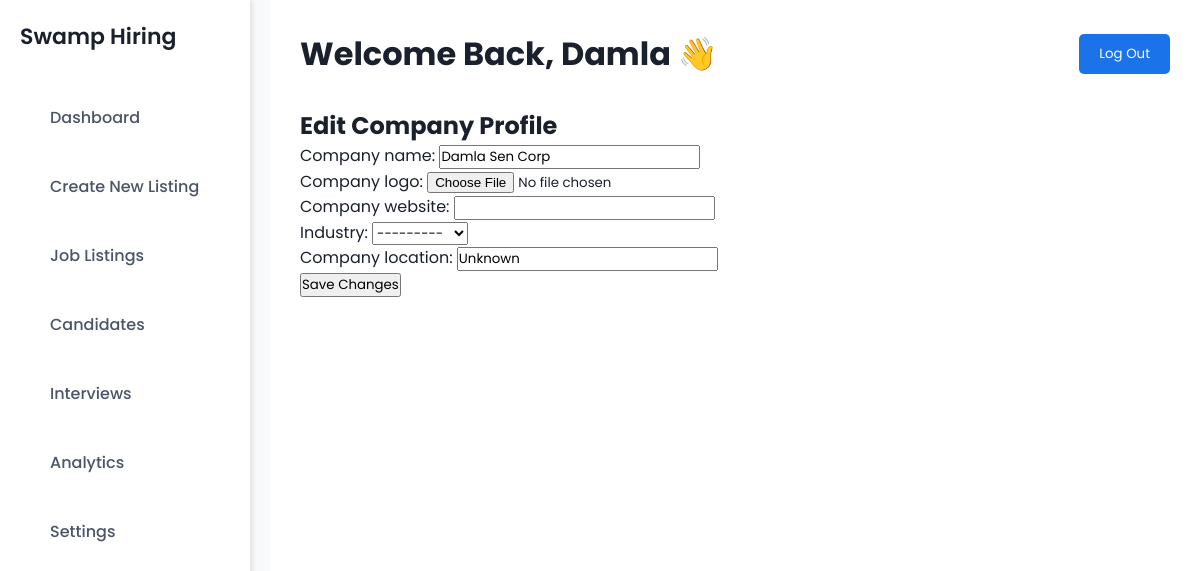
The page /settings/edit_profile/ (signed in) on the database as committed earlier.
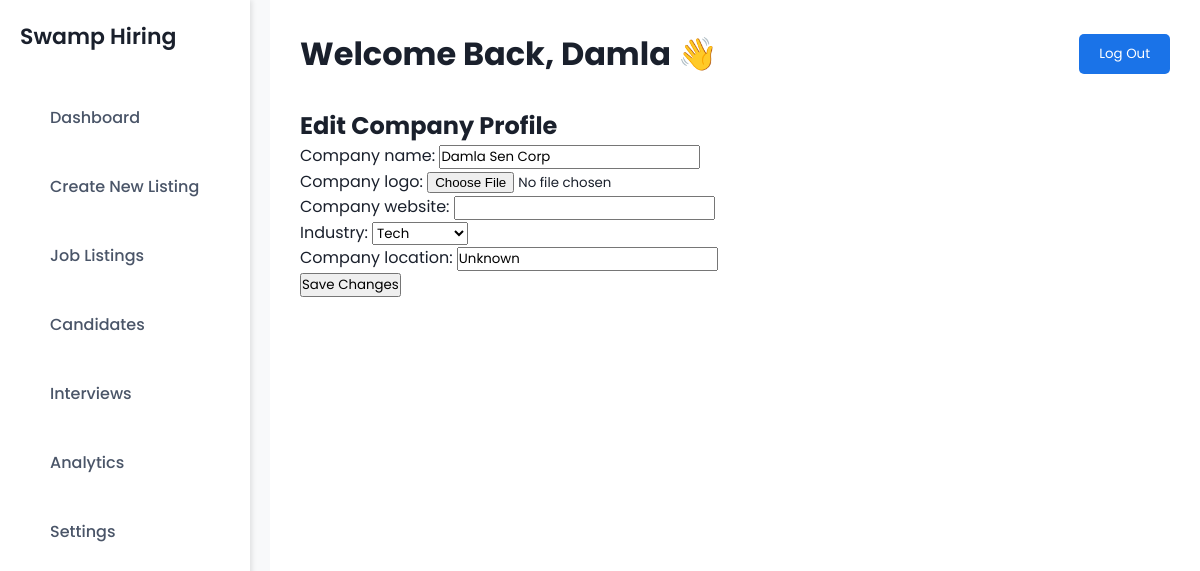
The same page on the database as committed later.
### tutorials/models/employer_models.py (models this page shows, shortened)
class Employer(models.Model):
    username = models.CharField(max_length=150, unique=True)  # ✅ Store username separately
    email = models.EmailField(unique=True)  # ✅ Store email separately
    company_name = models.CharField(max_length=255)
    company_website = models.URLField(blank=True, null=True)
    company_location = models.CharField(max_length=255)
    industry = models.CharField(max_length=100, choices=[
        ('Tech', 'Tech'), ('Finance', 'Finance'), ('Healthcare', 'Healthcare'),
        ('Education', 'Education'), ('Retail', 'Retail'), ('Other', 'Other')
    ])
    company_size = models.PositiveIntegerField(default=1)
    company_logo = models.ImageField(upload_to='company_logos/', blank=True, null=True)
    total_jobs_posted = models.PositiveIntegerField(default=0)
    total_applicants = models.PositiveIntegerField(default=0)
    recent_activity = models.DateTimeField(auto_now=True)
    is_verified = models.BooleanField(default=False)
    account_status = models.CharField(max_length=20, choices=[
        ('Active', 'Active'), ('Suspended', 'Suspended'), ('Pending', 'Pending')
    ], default='Pending')
    subscription_plan = models.CharField(max_length=20, choices=[
        ('Free', 'Free'), ('Premium', 'Premium'), ('Enterprise', 'Enterprise')
    ], default='Free')

### tutorials/views/employer_views.py (the view)
# urls.py: path("settings/edit_profile/", edit_company_profile, name="edit_company_profile"),
@login_required
def edit_company_profile(request):
    try:
        employer = Employer.objects.get(username=request.user.username)
    except Employer.DoesNotExist:
        return render(request, "error.html", {"message": "Employer not found"})
    if request.method == "POST":
        form = EmployerProfileForm(request.POST, request.FILES, instance=employer)
        if form.is_valid():
            form.save()
            return redirect("employer_settings")  # Redirect to settings after update
    else:
        form = EmployerProfileForm(instance=employer)
    return render(request, "edit_company_profile.html", {"form": form})

### tutorials/forms/employer_forms.py
class EmployerProfileForm(forms.ModelForm):
    class Meta:
        model = Employer
        fields = ['company_name', 'company_logo', 'company_website', 'industry', 'company_location']

### tutorials/templates/edit_company_profile.html (shortened to what this page needs)
{% extends "base.html" %}
{% block content %}
  <h2>Edit Company Profile</h2>
  <form method="POST" enctype="multipart/form-data">
    {{ form.as_p }}
    <button type="submit">Save Changes</button>
  </form>
{% endblock %}

Rows that differ between the two databases and show on the page:
changed Employer "Damla Sen Corp": industry "---------" → "Tech"
